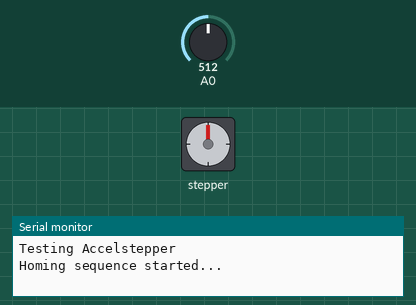
Simulated run of this sketch. Board: Arduino Uno, built with avr-gcc and run on an emulated ATmega328P. Parts: stepper motor, the last lines printed to the serial monitor. The inputs (shaded band) are chosen by the test bench; at power-on: A0 = 512. Stepper angles assume 200 steps per turn.

Above: at 0.15 s.
At 1.35 s:
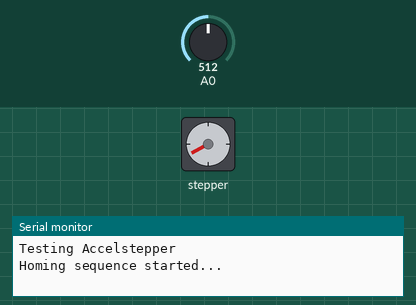
At 1.95 s:
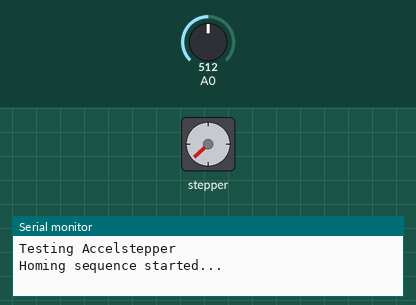
At 2.4 s:
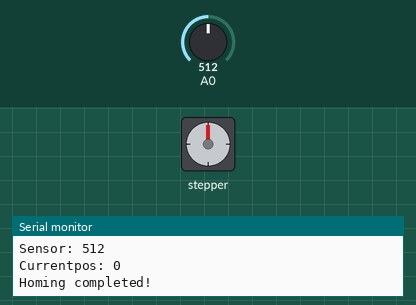
Timing chart, 0 to 3.9 s (numbered marks = the images above):
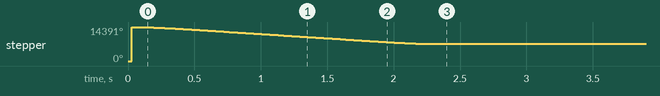

The sketch:

LinearTestingDemoRtos.ino
```cpp
#include <AccelStepper.h>
#include <Arduino_FreeRTOS.h>

AccelStepper stepper(1, 8, 9);
bool endstop;
long position = 0; // Variable to store current stepper position

// Task handles
TaskHandle_t stepperTaskHandle;
// TaskHandle_t sensorTaskHandle;

void setup()
{
  Serial.begin(9600);
  Serial.println("Testing Accelstepper");
  stepper.setMaxSpeed(10000);
  stepper.setAcceleration(10000);

  // Initialize stepper position
  position = 8000;
  stepper.setCurrentPosition(position);

  // Create tasks
  xTaskCreate(
    stepperTask,             // Function to implement the task
    "StepperTask",           // Name of the task
    128,                   // Stack size in words
    NULL,                    // Task input parameter
    1,                       // Priority of the task
    &stepperTaskHandle       // Task handle
  );

  // xTaskCreate(
  //   readSensorTask,          // Function to implement the task
  //   "ReadSensorTask",        // Name of the task
  //   128,                   // Stack size in words
  //   NULL,                    // Task input parameter
  //   1,                       // Priority of the task
  //   &sensorTaskHandle        // Task handle
  // );
}

void loop()
{
  // Empty. Things are done in Tasks.
}

/*--------------------------------------------------*/
/*---------------------- Tasks ---------------------*/
/*--------------------------------------------------*/

void stepperTask(void *pvParameters)
{
  // Move stepper until endstop is triggered
  Serial.println("Homing sequence started...");

  long startPos = stepper.currentPosition() - 4000;
  bool atStartPos = false;

  // Move to the starting position
  while (!atStartPos)
  {
    stepper.moveTo(startPos);
    stepper.run();
    if (stepper.distanceToGo() == 0)
      atStartPos = true;
    vTaskDelay(pdMS_TO_TICKS(10)); // Delay for 10 milliseconds
  }

  Serial.print("Sensor: ");
  Serial.println(analogRead(A0));

  // Move until sensor value is above 950
  while (analogRead(A0) > 1000)
  {
    stepper.setSpeed(1000); // Set a moderate speed
    stepper.runSpeed();     // Move at the set speed
    vTaskDelay(pdMS_TO_TICKS(10)); // Delay for 10 milliseconds
  }

  // Stop the stepper motor
  stepper.stop();

  // Set current position to 0
  stepper.setCurrentPosition(0);

  Serial.print("Currentpos: ");
  Serial.println(stepper.currentPosition());

  Serial.println("Homing completed!");

  // Resume normal operation
  while (1)
  {
    if (stepper.distanceToGo() == 0)
      stepper.moveTo(-stepper.currentPosition());

    stepper.run();
    vTaskDelay(pdMS_TO_TICKS(10)); // Delay for 10 milliseconds
  }
}


// void readSensorTask(void *pvParameters)
// {
//   while (1)
//   {
//     bool currentVal = endstop;
//     if (analogRead(A0) < 900)
//       endstop = false;
//     else
//       endstop = true;

//     if (currentVal != endstop)
//     {
//       Serial.print("Sensor value:");
//       Serial.println(endstop);
//     }

//     vTaskDelay(pdMS_TO_TICKS(100)); // Delay for 100 milliseconds
//   }
// }
```

Measured:
- by itself, stepper: turns 14391° clockwise in 0.00 s, then 7191° counter-clockwise in 2.3 s
